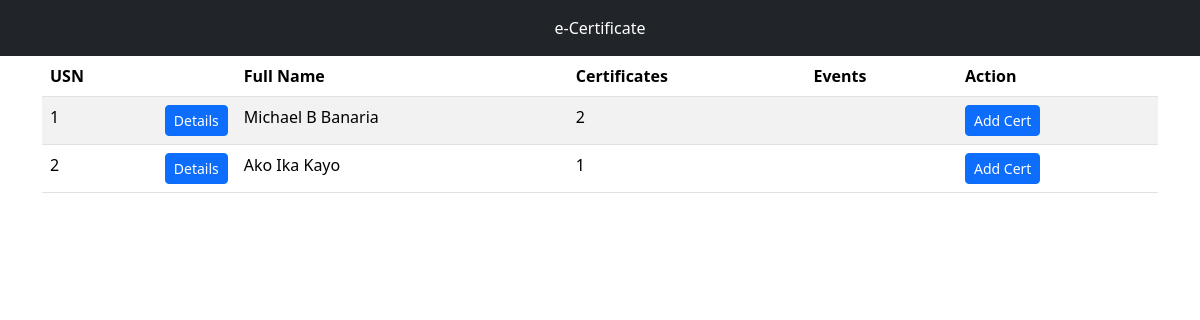
The page /admin/home (signed in) on the database its author committed.
### tables this page shows
CREATE TABLE IF NOT EXISTS `participant` (
  `id` int NOT NULL AUTO_INCREMENT,
  `participant_id` int DEFAULT NULL,
  `password` varchar(255) DEFAULT NULL,
  `fullname` varchar(255) NOT NULL DEFAULT '0',
  PRIMARY KEY (`id`)
);

### admin/home.php (the view, shortened to what this page needs)
<?php include 'includes/session.php'; ?>
<?php include 'includes/header.php'; ?>
<body>
    <header class="bg-dark py-3 text-white text-center">
        e-Certificate
    </header>
    <main>
        <div class="container-md">
            <div class="row">
                <?php
                $sql   = "SELECT * FROM participant";
                $query = $conn->query($sql);
                while ($row = $query->fetch_assoc()) {
                    ?>
                    <div class="col-sm-12">
                        <table id="student" class="table table-striped" style="width:100%">
                            <thead>
                                <tr>
                                    <th class="text-start">USN</th>
                                    <th class="text-start">Full Name</th>
                                    <th class="text-start">Certificates</th>
                                    <th>Events</th>
                                    <th>Action</th>
                                </tr>
                            </thead>
                            <tbody>
                                <?php
                                $sql   = "SELECT * FROM participant";
                                $query = $conn->query($sql);
                                while ($row = $query->fetch_assoc()) {
                                    ?>
                                    <tr>
                                        <td class="text-start">
                                            <div class="d-flex justify-content-between">
                                                <?php echo $row["participant_id"]; ?>
                                                <button type="button" class="btn btn-primary btn-sm" data-bs-toggle="collapse"
                                                    data-bs-target="#<?php echo $row["id"]; ?>" aria-expanded="false"
                                                    aria-controls="<?php echo $row["id"]; ?>">
                                                    Details
                                                </button>
                                            </div>
                                        </td>
                                        <td class="text-start text-capitalize"><?php echo $row["fullname"]; ?></td>
                                        <td class="text-start">
                                            <?php
                                            $sql1   = "SELECT COUNT(*) as count FROM acquired_cert WHERE participant_id = '" . $row["id"] . "'";
                                            $query1 = $conn->query($sql1);
                                            $row1   = $query1->fetch_assoc();
                                            echo $row1["count"];
                                            ?>
                                        </td>
                                        <td>
                                        </td>
                                        <td>
                                            <button type="button" class="btn btn-primary btn-sm" data-bs-toggle="modal" data-bs-target="#modal-<?php echo $row["id"]; ?>">Add Cert</button>
                                        </td>
                                    </tr>
                                    <?php
                                }
                                ?>
                            </tbody>
                        </table>
                    </div>
                    <?php
                }
                ?>
            </div>
        </div>
    </main>
</body>
</html>

### admin/includes/header.php (shortened to what this page needs)
<!DOCTYPE html>
<html lang="en">
<head>
    <link href="https://cdn.jsdelivr.net/npm/bootstrap@5.3.3/dist/css/bootstrap.min.css" rel="stylesheet"
>
    <link rel="stylesheet" href="https://cdn.datatables.net/2.1.5/css/dataTables.dataTables.css" />
</head>

### rows shown on the page
participant: participant "1", fullname "Michael B Banaria", count "2"
participant: participant "2", fullname "Ako Ika Kayo", count "1"
